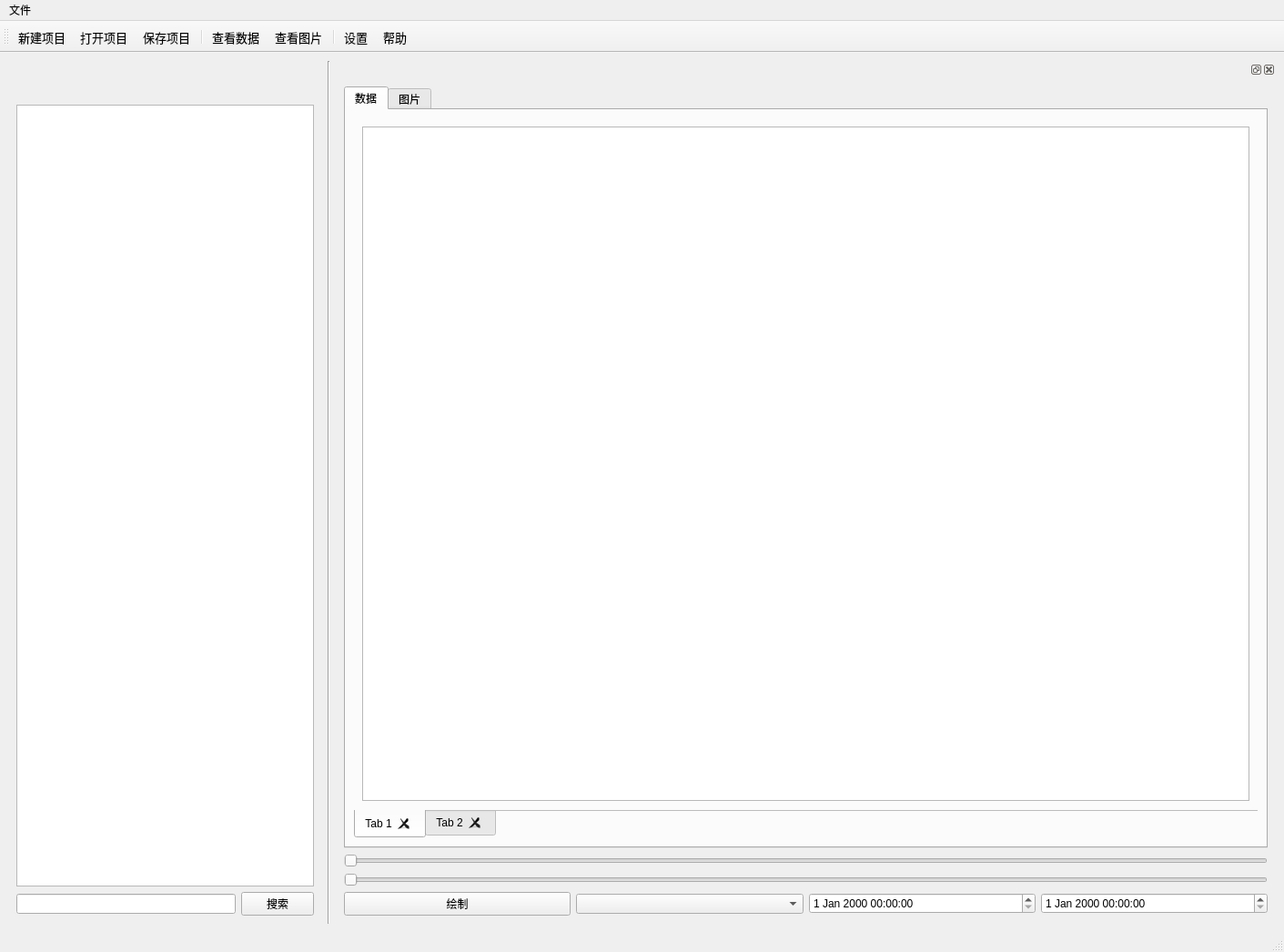
<?xml version="1.0" encoding="UTF-8"?>
<ui version="4.0">
 <class>MainWindow</class>
 <widget class="QMainWindow" name="MainWindow">
  <property name="geometry">
   <rect>
    <x>0</x>
    <y>0</y>
    <width>1411</width>
    <height>1046</height>
   </rect>
  </property>
  <property name="windowTitle">
   <string>MainWindow</string>
  </property>
  <widget class="QWidget" name="centralwidget">
   <layout class="QHBoxLayout" name="horizontalLayout_3">
    <item>
     <layout class="QHBoxLayout" name="horizontalLayout_2" stretch="3,0,9">
      <item>
       <widget class="QDockWidget" name="dockWidget">
        <property name="floating">
         <bool>false</bool>
        </property>
        <property name="features">
         <set>QDockWidget::DockWidgetMovable</set>
        </property>
        <property name="allowedAreas">
         <set>Qt::AllDockWidgetAreas</set>
        </property>
        <widget class="QWidget" name="dockWidgetContents">
         <layout class="QVBoxLayout" name="verticalLayout_2">
          <item>
           <layout class="QVBoxLayout" name="verticalLayout">
            <item>
             <widget class="QLabel" name="label">
              <property name="text">
               <string/>
              </property>
             </widget>
            </item>
            <item>
             <widget class="QTreeView" name="treeView"/>
            </item>
            <item>
             <layout class="QHBoxLayout" name="horizontalLayout_4">
              <item>
               <widget class="QLineEdit" name="searchEdit"/>
              </item>
              <item>
               <widget class="QPushButton" name="searchBtn">
                <property name="text">
                 <string>搜索</string>
                </property>
               </widget>
              </item>
             </layout>
            </item>
           </layout>
          </item>
         </layout>
        </widget>
       </widget>
      </item>
      <item>
       <widget class="Line" name="line">
        <property name="orientation">
         <enum>Qt::Vertical</enum>
        </property>
       </widget>
      </item>
      <item>
       <widget class="QDockWidget" name="dockWidget_2">
        <property name="floating">
         <bool>false</bool>
        </property>
        <property name="features">
         <set>QDockWidget::AllDockWidgetFeatures</set>
        </property>
        <property name="allowedAreas">
         <set>Qt::AllDockWidgetAreas</set>
        </property>
        <widget class="QWidget" name="dockWidgetContents_2">
         <layout class="QVBoxLayout" name="verticalLayout_5">
          <item>
           <layout class="QVBoxLayout" name="verticalLayout_4">
            <item>
             <widget class="QTabWidget" name="tabWidget">
              <property name="currentIndex">
               <number>0</number>
              </property>
              <property name="tabsClosable">
               <bool>false</bool>
              </property>
              <property name="movable">
               <bool>true</bool>
              </property>
              <widget class="QWidget" name="tab_2">
               <attribute name="title">
                <string>数据</string>
               </attribute>
               <layout class="QGridLayout" name="gridLayout_3">
                <item row="0" column="0">
                 <widget class="QTabWidget" name="tabWidget_2">
                  <property name="tabPosition">
                   <enum>QTabWidget::South</enum>
                  </property>
                  <property name="tabShape">
                   <enum>QTabWidget::Rounded</enum>
                  </property>
                  <property name="currentIndex">
                   <number>0</number>
                  </property>
                  <property name="documentMode">
                   <bool>true</bool>
                  </property>
                  <property name="tabsClosable">
                   <bool>true</bool>
                  </property>
                  <property name="movable">
                   <bool>true</bool>
                  </property>
                  <property name="tabBarAutoHide">
                   <bool>false</bool>
                  </property>
                  <widget class="QWidget" name="tab_3">
                   <attribute name="title">
                    <string>Tab 1</string>
                   </attribute>
                   <layout class="QGridLayout" name="gridLayout_2">
                    <item row="0" column="1">
                     <widget class="QTableWidget" name="tableWidget_2"/>
                    </item>
                   </layout>
                  </widget>
                  <widget class="QWidget" name="tab_4">
                   <attribute name="title">
                    <string>Tab 2</string>
                   </attribute>
                   <layout class="QGridLayout" name="gridLayout_4">
                    <item row="0" column="0">
                     <widget class="QTableWidget" name="tableWidget"/>
                    </item>
                   </layout>
                  </widget>
                 </widget>
                </item>
               </layout>
              </widget>
              <widget class="QWidget" name="tab">
               <attribute name="title">
                <string>图片</string>
               </attribute>
               <layout class="QGridLayout" name="gridLayout">
                <item row="1" column="0">
                 <widget class="MatplotlibWidget" name="MatWidget" native="true"/>
                </item>
               </layout>
              </widget>
             </widget>
            </item>
            <item>
             <layout class="QVBoxLayout" name="verticalLayout_3">
              <item>
               <widget class="QSlider" name="horizontalSlider">
                <property name="orientation">
                 <enum>Qt::Horizontal</enum>
                </property>
                <property name="invertedAppearance">
                 <bool>false</bool>
                </property>
                <property name="invertedControls">
                 <bool>false</bool>
                </property>
                <property name="tickPosition">
                 <enum>QSlider::NoTicks</enum>
                </property>
                <property name="tickInterval">
                 <number>0</number>
                </property>
               </widget>
              </item>
              <item>
               <widget class="QSlider" name="horizontalSlider_2">
                <property name="orientation">
                 <enum>Qt::Horizontal</enum>
                </property>
               </widget>
              </item>
              <item>
               <layout class="QHBoxLayout" name="horizontalLayout">
                <item>
                 <widget class="QPushButton" name="drawBtn">
                  <property name="text">
                   <string>绘制</string>
                  </property>
                 </widget>
                </item>
                <item>
                 <widget class="QComboBox" name="comboBox"/>
                </item>
                <item>
                 <widget class="QDateTimeEdit" name="dateTimeEdit">
                  <property name="calendarPopup">
                   <bool>false</bool>
                  </property>
                 </widget>
                </item>
                <item>
                 <widget class="QDateTimeEdit" name="dateTimeEdit_2"/>
                </item>
               </layout>
              </item>
             </layout>
            </item>
           </layout>
          </item>
         </layout>
        </widget>
       </widget>
      </item>
     </layout>
    </item>
   </layout>
  </widget>
  <widget class="QMenuBar" name="menubar">
   <property name="geometry">
    <rect>
     <x>0</x>
     <y>0</y>
     <width>1411</width>
     <height>37</height>
    </rect>
   </property>
   <widget class="QMenu" name="menu">
    <property name="title">
     <string>文件</string>
    </property>
    <addaction name="actionNewProject"/>
    <addaction name="actionOpenProject"/>
    <addaction name="actionSaveProject"/>
    <addaction name="AddBattle"/>
   </widget>
   <addaction name="menu"/>
  </widget>
  <widget class="QStatusBar" name="statusbar"/>
  <widget class="QToolBar" name="toolBar">
   <property name="font">
    <font>
     <pointsize>6</pointsize>
    </font>
   </property>
   <property name="windowTitle">
    <string>toolBar</string>
   </property>
   <property name="iconSize">
    <size>
     <width>60</width>
     <height>60</height>
    </size>
   </property>
   <property name="toolButtonStyle">
    <enum>Qt::ToolButtonTextUnderIcon</enum>
   </property>
   <property name="floatable">
    <bool>true</bool>
   </property>
   <attribute name="toolBarArea">
    <enum>TopToolBarArea</enum>
   </attribute>
   <attribute name="toolBarBreak">
    <bool>false</bool>
   </attribute>
   <addaction name="actionNewProject"/>
   <addaction name="actionOpenProject"/>
   <addaction name="actionSaveProject"/>
   <addaction name="separator"/>
   <addaction name="actionLookData"/>
   <addaction name="actionLookPicture"/>
   <addaction name="separator"/>
   <addaction name="actionSectting"/>
   <addaction name="actionHelp"/>
  </widget>
  <action name="AddBattle">
   <property name="text">
    <string>添加战斗</string>
   </property>
  </action>
  <action name="actionNewProject">
   <property name="checkable">
    <bool>false</bool>
   </property>
   <property name="icon">
    <iconset resource="../../demo/icon/res.qrc">
     <normaloff>:/icon/jurassic_add-project.png</normaloff>:/icon/jurassic_add-project.png</iconset>
   </property>
   <property name="text">
    <string>新建项目</string>
   </property>
   <property name="font">
    <font>
     <family>宋体</family>
     <pointsize>10</pointsize>
    </font>
   </property>
  </action>
  <action name="actionOpenProject">
   <property name="icon">
    <iconset resource="../../demo/icon/res.qrc">
     <normaloff>:/icon/jurassic_open.png</normaloff>:/icon/jurassic_open.png</iconset>
   </property>
   <property name="text">
    <string>打开项目</string>
   </property>
   <property name="font">
    <font>
     <pointsize>10</pointsize>
    </font>
   </property>
  </action>
  <action name="actionSaveProject">
   <property name="icon">
    <iconset resource="../../demo/icon/res.qrc">
     <normaloff>:/icon/保存_操作_jurassic.png</normaloff>:/icon/保存_操作_jurassic.png</iconset>
   </property>
   <property name="text">
    <string>保存项目</string>
   </property>
   <property name="font">
    <font>
     <pointsize>10</pointsize>
    </font>
   </property>
  </action>
  <action name="actionLookPicture">
   <property name="icon">
    <iconset resource="../../demo/icon/res.qrc">
     <normaloff>:/icon/查看图片 (1).png</normaloff>:/icon/查看图片 (1).png</iconset>
   </property>
   <property name="text">
    <string>查看图片</string>
   </property>
   <property name="font">
    <font>
     <pointsize>10</pointsize>
    </font>
   </property>
  </action>
  <action name="actionLookData">
   <property name="icon">
    <iconset resource="../../demo/icon/res.qrc">
     <normaloff>:/icon/jurassic_preview.png</normaloff>:/icon/jurassic_preview.png</iconset>
   </property>
   <property name="text">
    <string>查看数据</string>
   </property>
   <property name="font">
    <font>
     <pointsize>10</pointsize>
    </font>
   </property>
  </action>
  <action name="actionSectting">
   <property name="icon">
    <iconset resource="../../demo/icon/res.qrc">
     <normaloff>:/icon/管理设置_操作_jurassic.png</normaloff>:/icon/管理设置_操作_jurassic.png</iconset>
   </property>
   <property name="text">
    <string>设置</string>
   </property>
   <property name="font">
    <font>
     <pointsize>10</pointsize>
    </font>
   </property>
  </action>
  <action name="actionHelp">
   <property name="icon">
    <iconset resource="../../demo/icon/res.qrc">
     <normaloff>:/icon/19-帮助中心.png</normaloff>:/icon/19-帮助中心.png</iconset>
   </property>
   <property name="text">
    <string>帮助</string>
   </property>
   <property name="font">
    <font>
     <pointsize>10</pointsize>
    </font>
   </property>
  </action>
 </widget>
 <customwidgets>
  <customwidget>
   <class>MatplotlibWidget</class>
   <extends>QWidget</extends>
   <header>matplotlibwidget.h</header>
   <container>1</container>
  </customwidget>
 </customwidgets>
 <resources>
  <include location="../../demo/icon/res.qrc"/>
 </resources>
 <connections/>
</ui>
